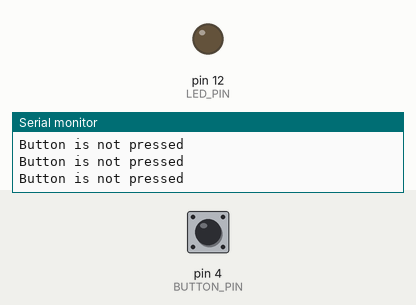
Simulated run of this sketch. Board: Arduino Uno, built with avr-gcc and run on an emulated ATmega328P. Parts: output pins drawn as LEDs (lit = HIGH), the last lines printed to the serial monitor. Inputs (shaded band) come from the test bench; at power-on: pin 4 (BUTTON_PIN) HIGH.

Above: at 1.2 s.
1.3 s: pin 4 (BUTTON_PIN) pulled LOW for 0.15 s
At 1.4 s:
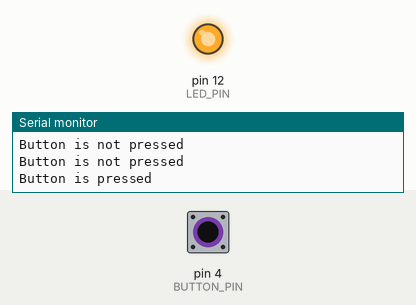
3.0 s: pin 4 (BUTTON_PIN) pulled LOW for 3.2 s
At 7.4 s:
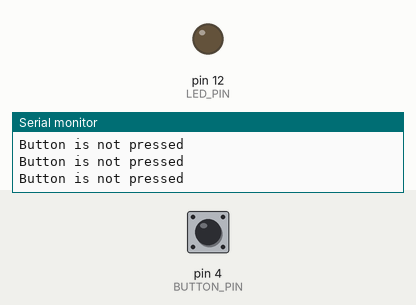
Timing chart, 0 to 8.9 s (numbered marks = the images above; inputs shaded):
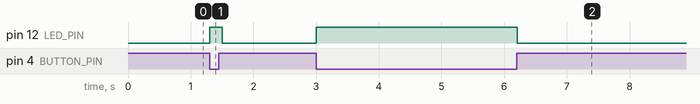

Measured:
- after the input at 1.3 s, pin 12 (LED_PIN): LOW → HIGH at once, → LOW 0.20 s later
- after the input at 3.0 s, pin 12 (LED_PIN): LOW → HIGH at once, → LOW 3.2 s later

The sketch:

project3.0.ino
```cpp
#include "arduino_secrets.h"

#define BUTTON_PIN 4
#define LED_PIN 12

void setup()
{
  Serial.begin(9600);
  pinMode(BUTTON_PIN, INPUT_PULLUP);
  pinMode(LED_PIN, OUTPUT);
}

void loop()
{
  byte buttonState = digitalRead(BUTTON_PIN);

  if (buttonState == LOW) {
      Serial.println("Button is pressed");
      digitalWrite(LED_PIN, HIGH);
  }
  else {
      Serial.println("Button is not pressed");
      digitalWrite(LED_PIN, LOW);
  }
  delay(100);
}
```

arduino_secrets.h
```cpp

```
